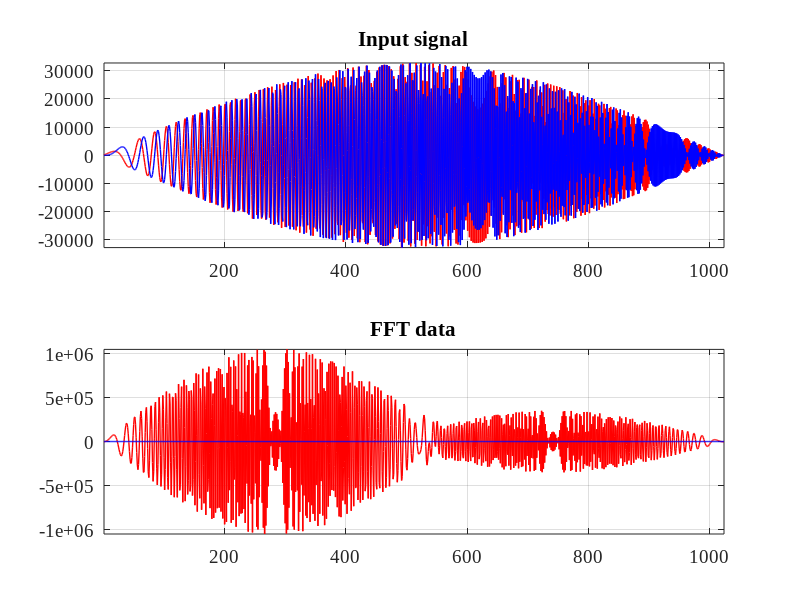

This figure's MATLAB source:
%% -----------------------------------------------------------------------
%
% Title       : test.m
% Author      : Alexander Kapitanov	
% Company     : Insys
% E-mail      : sallador@bk.ru 
% Version     : 1.0	 
%
%-------------------------------------------------------------------------
%
% Description : 
%    Top level for testing FPFFTK model
%
%-------------------------------------------------------------------------
%
% Version     : 1.0 
% Date        : 2016.11.11 
%
%-------------------------------------------------------------------------	   

% Preparing to work
close all;
clear all;

set(0, 'DefaultAxesFontSize', 14, 'DefaultAxesFontName', 'Times New Roman');
set(0, 'DefaultTextFontSize', 14, 'DefaultTextFontName', 'Times New Roman'); 

% Settings
NFFT = 2^10;            

Asig = 2^14-1;
Fsig = 1;
B = 0.55;
% For testing FORWARD and INVERSE FFT: FWT
STAGE = log2(NFFT);

%% -------------------------------------------------------------------------- %%
% ---------------- 0: CREATE INPUT DATA FOR CPP/RTL -------------------------- % 
%% -------------------------------------------------------------------------- %%
F = 2;
for i = 1:NFFT

%   Dre(i,1) = round(Asig * cos(2 * i * F * pi / NFFT));
%  Dim(i,1) = round(Asig * sin(2 * i * F * pi / NFFT));
  Dre(i,1) = Asig * cos(Fsig*i* 2*pi/NFFT);
  Dim(i,1) = Asig * sin(Fsig*i* 2*pi/NFFT);
  
    Dre(i,1) = round(Asig * cos((Fsig*i + B*i*i/2) * 2*pi/NFFT) * sin(i * pi / NFFT));
    Dim(i,1) = round(Asig * sin((Fsig*i + B*i*i/2) * 2*pi/NFFT) * sin(i * pi / NFFT));
    
end

% Adding noise to real signal 
SNR = -10;
SEED = 1;

DatRe = awgn(Dre, SNR, 0, SEED);     
DatIm = awgn(Dim, SNR, 0, SEED);     

Mre = max(abs(DatRe));
Mim = max(abs(DatIm));
Mdt = max(Mre, Mim);

DSVRe = round(((2^15 - 1)/Mdt)*DatRe);
DSVIm = round(((2^15 - 1)/Mdt)*DatIm);
% DSVRe = round(DatRe);
% DSVIm = round(DatIm);

DatIn(:,1) = DSVRe;
DatIn(:,2) = DSVIm;

% Save data to file
fid = fopen ("din_re.dat", "w");
for i = 1:NFFT
    fprintf(fid, "%d \n", DSVRe(i,1));
end
fclose(fid);

fid = fopen ("din_im.dat", "w");
for i = 1:NFFT
    fprintf(fid, "%d \n", DSVIm(i,1));
end
fclose(fid);


DatX = DSVRe + 1j*DatIm;
DatFFT = fft(DatX);

DatFFT(:,1) = real(DatFFT);
DatFFT(:,2) = imag(DatFFT);

figure(1) % Plot loaded data in Time Domain
for i = 1:2
  subplot(2,1,1)
  plot(DatIn(1:NFFT,i), '-', 'LineWidth', 1, 'Color',[2-i 0  i-1])
  grid on; hold on; axis tight;  
  title(['Input signal'])    
    
  subplot(2,1,2)
  plot(DatFFT(1:NFFT,i), '-', 'LineWidth', 1, 'Color',[2-i 0  i-1])
  grid on; hold on; axis tight;  
  title(['FFT data'])   

end

